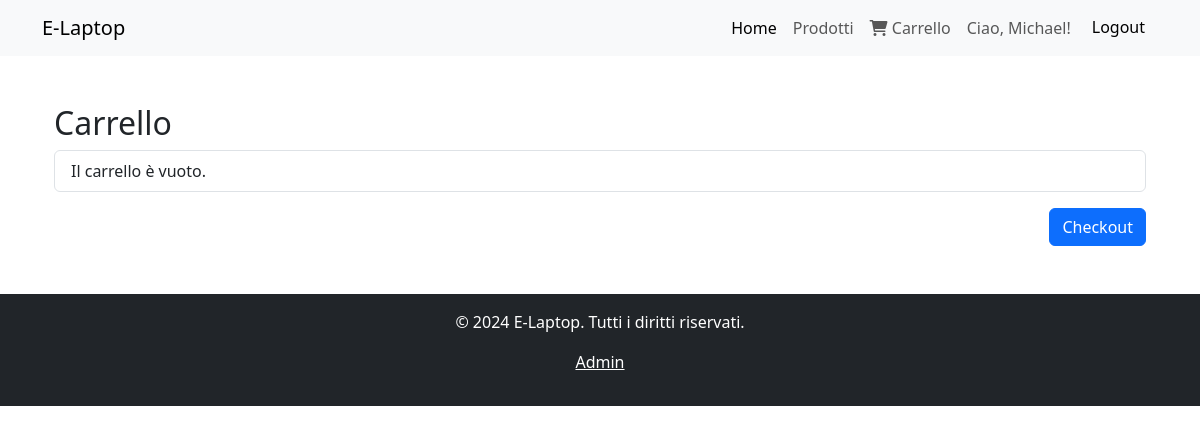
/cart/ (signed in), run on an earlier commit of the app's database.
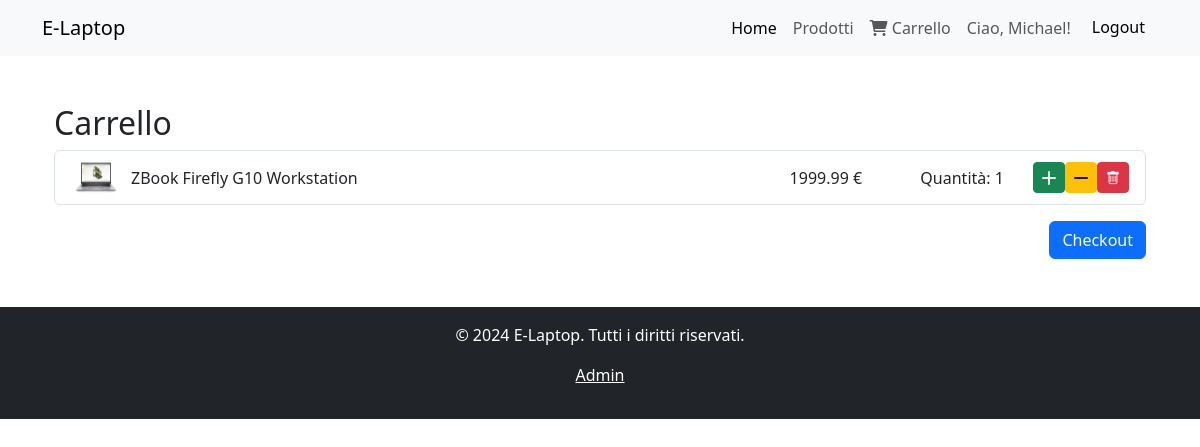
And on a later commit of the database.
### management/models.py (models this page shows, shortened)
class CartItem(models.Model):
    cart = models.ForeignKey(Cart, on_delete=models.CASCADE)
    laptop = models.ForeignKey(Laptop, on_delete=models.CASCADE)
    quantity = models.PositiveIntegerField(default=1)

class Laptop(models.Model):
    name = models.CharField(max_length=100)
    description = models.CharField(max_length=200, blank=True, null=True)
    processor_brand = models.CharField(max_length=100)
    processor_model = models.CharField(max_length=100)
    ram = models.IntegerField()
    storage = models.IntegerField()
    display_inches = models.IntegerField()
    price = models.DecimalField(max_digits=10, decimal_places=2)
    image = models.ImageField(upload_to='laptops/', blank=True, null=True)
    CATEGORY_CHOICES = (
        ('', 'Select Category'),
        ('BL', 'Budget laptop'),
        ('HE', 'High end laptop'),
        ('CO', 'Convertible or 2-in-1'),
        ('GA', 'Gaming'),
        ('EN', 'Enterprise'),
    )
    category = models.CharField(max_length=2, choices=CATEGORY_CHOICES)
    seller = models.ForeignKey(settings.AUTH_USER_MODEL, null=True, on_delete=models.SET_NULL)

### management/views.py (the view)
# urls.py: path('cart/', views.cart_detail, name='cart_detail'),
@login_required
def cart_detail(request):
    if request.user.user_type != 'buyer':
        messages.error(request, 'Sellers are not allowed to access the cart.')
        return redirect('home')
    cart = Cart.objects.filter(user=request.user).first()
    cart_items = cart.cartitem_set.all() if cart else []
    return render(request, 'management/cart_detail.html', {'cart_items': cart_items})

### management/templates/management/cart_detail.html (shortened to what this page needs)
{% extends 'base.html' %}
{% load static %}
{% block content %}
<link rel="stylesheet" href="https://cdnjs.cloudflare.com/ajax/libs/bootstrap-icons/1.5.0/font/bootstrap-icons.min.css">
<div class="container mt-5">
    <h2>Carrello</h2>
    <ul class="list-group">
        {% for item in cart_items %}
            <li class="list-group-item d-flex justify-content-between align-items-center">
                <div class="d-flex align-items-center">
                    {% if item.laptop.image %}
                    	<img src="{{ item.laptop.image.url }}" alt="{{ item.laptop.name }}" style="width: 50px; height: auto; margin-right: 10px;">
                    {% endif %}
                    <span>{{ item.laptop.name }}</span>
                </div>
                <div class="d-flex align-items-center">
                    <span>{{ item.laptop.price }} €</span>
                    <span class="mr-3">Quantità: {{ item.quantity }}</span>
                    <a href="{% url 'increase_quantity' item.id %}" class="btn btn-sm btn-success ml-2">
                        <i class="bi bi-plus-lg"></i>
                    </a>
                    <a href="{% url 'decrease_quantity' item.id %}" class="btn btn-sm btn-warning ml-2">
                        <i class="bi bi-dash-lg"></i>
                    </a>
                    <a href="{% url 'remove_from_cart' item.id %}" class="btn btn-sm btn-danger ml-2">
                        <i class="bi bi-trash"></i>
                    </a>
                </div>
            </li>
        {% empty %}
            <li class="list-group-item">Il carrello è vuoto.</li>
        {% endfor %}
    </ul>
    <div class="d-flex justify-content-end mt-3">
        <a href="{% url 'checkout' %}" class="btn btn-primary">Checkout</a>
    </div>
</div>
{% endblock %}

What changed in the data, as far as the page shows it:
added CartItem: laptop.image (picture), laptop.name "ZBook Firefly G10 Workstation", laptop.price "1999.99", quantity "1"
Also different on the page:
text no longer shown: "Il carrello è vuoto."
